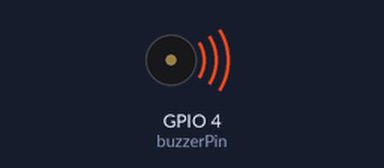
A sketch run on a simulated ESP32. On the bench: buzzer (waves = sounding). What the sketch prints to the serial monitor is not drawn.

Above: at 0.1 s.
At 84.2 s:
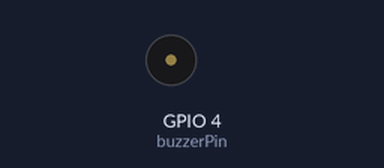
Timing chart, 0 to 85.7 s (numbered marks = the images above):
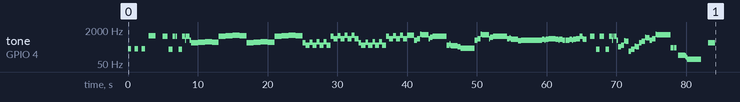

The sketch:

audio.ino
```cpp
#include <dummy.h>
#include <Arduino.h>

//音階一覧
#define NONE    0   //消音

#define DO2      66 //ド    (C2)
#define DO3     131 //      (C3)
#define DO4     262 //      (C4)	  262
#define DO5     523 //      (C5)	  523
#define DO6    1046 //      (C6)    1046
#define DO2_C    69 //ド#　 (C#2)
#define DO3_C   138 //      (C#3)
#define DO4_C   277 //      (C#4)	  277
#define DO5_C   554 //      (C#5)   554
#define DO6_C  1108 //      (C#6)   1108
#define DO4_F   494 //ドb   (Cb4)

#define RE2      74 //レ    (D2)
#define RE3     147 //      (D3)
#define RE4     294 //      (D4)	  294
#define RE5     588 //　    (D5)    588
#define RE6    1176 //      (D6)    1176
#define RE
#define RE4_C   311 //レ#   (D#4)	  311
#define RE5_C   622 //      (D#5)
#define RE6_C  1244 //      (D#6)
#define RE2_F    69 //レ♭  (Db2)
#define RE4_F   277 //      (Db4)   277
#define RE5_F   554 //      (Db5)

#define MI2      83 //ミ    (E2)
#define MI3     165 //      (E3)
#define MI4     330 //      (E4)	  330
#define MI5     660 //      (E5)    660
#define MI6    1320 //      (E6)    1320
#define MI4_C   349 //ミ#   (E#4)
#define MI5_C   698 //      (E#5)
#define MI6_C  1396 //      (E#6)
#define MI4_F   311 //ミ♭  (Eb4)   311
#define MI5_F   622 //      (Eb5)
#define MI6_F  1244 //      (Eb6)

#define FA2      88 //ファ　(F2)
#define FA3     175 //　　  (F3)
#define FA4     349 //      (F4)	  349
#define FA5     698 //      (F5)
#define FA6    1396 //      (F6)
#define FA2_C    93 //ファ# (F#2)
#define FA4_C   370 //      (F#4)	  370
#define FA5_C   740 //      (F#5)
#define FA6_C  1480 //      (F#6)

#define SO2      98 //ソ    (G2)
#define SO3     196 //      (G3)
#define SO4     392 //      (G4)	  392
#define SO5     784 //      (G5)    784
#define SO4_C   415 //ソ#   (G#4)	  415
#define SO4_F   370 //ソ♭  (Gb4)   370
#define SO5_F   740 //      (Gb5)

#define RA2     110 //ラ    (A2)
#define RA4     440 //      (A4)	  440（基準音）
#define RA5     880 //      (A5)
#define RA4_C   466 //ラ#   (A#4)	  466
#define RA5_C   932 //      (A#5)   932
#define RA4_F   415 //ラ♭  (Ab4)   415
#define RA5_F   830 //      (Ab5)

#define SI2     124 //シ    (B2)
#define SI3     247 //      (B3)
#define SI4     494 //      (B4)	  494
#define SI5     988 //      (B5)    988
#define SI3_F   233 //シb   (Bb3)
#define SI4_F   466 //      (Bb4)   466
#define SI5_F   932 //      (Bb5)

//グローバル変数宣言
#define CHANNEL    0        //チャンネル
#define CHANNEL_A  1        //チャンネルA
#define VOLUME     5        //ボリューム(確認時:1,会議室共有時:5,本番:15)

void setup() {

  //設定値定義
  int frequency  = 440;     //初期周波数
  int resolution = 8;       //解像度
  int buzzerPin  = 4;       //ピン番号(スピーカーへPWM出力)

  Serial.begin(9600);

  ledcSetup(CHANNEL,frequency,resolution);
  ledcAttachPin(buzzerPin,0);

  /*/Titanic/
  Serial.println("Titanic");
  outputAudioNextMessage();
  outputAudioTitanicTheme();
  outputAudioFinishMessage();
  delay(70000);
  //*/

  /*MissionImpossible/*
  Serial.println("MissionImpossible");
  outputAudioNextMessage();
  outputAudioMissionImpossibleTheme();
  outputAudioFinishMessage();
  delay(80000);
  //*/

  //JamesBond
  Serial.println("JamesBond");
  outputAudioNextMessage();
  outputAudioJamesBondTheme();
  outputAudioFinishMessage();
  delay(5000);
  //*/

}

void loop() {
  Serial.println("test");
  delay(1000);
}

//楽曲開始通知メッセージ関数
void outputAudioNextMessage(){

  outputAudioMessage(DO4,VOLUME,500,500);
  outputAudioMessage(DO4,VOLUME,500,500);
  outputAudioMessage(DO4,VOLUME,500,500);
  outputAudioMessage(DO6,VOLUME,1000,1000);

}

//楽曲終了通知メッセージ関数
void outputAudioFinishMessage(){

  outputAudioMessage(SI4,VOLUME,1000,1000);
}

//音声出力_消音出力関数
void outputAudioMessage(int note,int volume,int outDelay,int noneDelay){

  ledcWriteTone(CHANNEL,note);
  ledcWrite(CHANNEL,volume);
  delay(outDelay);
  ledcWriteTone(CHANNEL,NONE);
  ledcWrite(CHANNEL,NONE);
  delay(noneDelay);

}

//音声出力関数(JamesBondTheme)
void outputAudioJamesBondTheme(){

  //音符数
  int notesNumJames  = 200;

  //楽譜(25列区切り)
  //184
  int james[]        = {SI5  ,NONE ,SI5  ,NONE ,SI3  ,NONE ,SI3  ,SI5  ,NONE ,SI5  ,NONE ,SI3  ,NONE ,SI3  ,SI5  ,MI5  ,SI5  ,NONE ,SI5  ,MI5  ,SI4  ,DO5  ,DO5_C,DO5  ,SI5  ,
                        DO6  ,DO6_C,DO6  ,SI4  ,DO5  ,DO5_C,DO5  ,SI5  ,DO6  ,DO6_C,DO6  ,SI4  ,SO4  ,NONE ,SO4  ,DO5  ,SO4  ,NONE ,SO4  ,DO5_C,SO4  ,NONE ,SO4  ,DO5_C,SO4  ,
                        NONE ,SO4  ,SI5  ,SO5  ,NONE ,SO5  ,DO6  ,SO5  ,NONE ,SO5  ,DO6_C,SO5  ,NONE ,SO5  ,DO6_C,SO5  ,NONE ,SO5  ,SI4  ,SO4  ,NONE ,SO4  ,DO5  ,SO4  ,NONE ,
                        SO4  ,DO5_C,SO4  ,NONE ,SO4  ,DO5_C,SO4  ,NONE ,SO4  ,SI5  ,SO5  ,NONE ,SO5  ,DO6  ,SO5  ,NONE ,SO5  ,DO6_C,SO5  ,NONE ,SO5  ,DO6_C,MI5  ,SO5  ,MI6_F,
                        RE6  ,SO5  ,RA5_C,SI5  ,SO4  ,RA4  ,SO4  ,FA4_C,MI4  ,DO4_C,MI5  ,SO5  ,MI6_F,RE6  ,SO5  ,RA5_C,SI5  ,SO5  ,RA5  ,SO5  ,FA5_C,RE5_C,MI5  ,NONE ,MI5  ,
                        NONE ,MI5  ,NONE ,MI5  ,FA5_C,MI5  ,FA5_C,SO5  ,NONE ,SO5  ,NONE ,SO5  ,FA5_C,MI5  ,FA5_C,MI5  ,NONE ,MI5  ,NONE ,MI5  ,FA5_C,MI5  ,FA5_C,SO5  ,NONE ,
                        SO5  ,SI5  ,SO5  ,FA5_C,NONE ,SI5  ,NONE ,SI5  ,NONE ,SI3  ,NONE ,SI3  ,SI5  ,NONE ,SI5  ,NONE ,SI3  ,NONE ,SI3  ,SI5  ,MI5  ,SI5  ,NONE ,SI5  ,MI5  ,
                        MI4  ,SO4  ,MI5_F,RE5  ,SO3  ,SI3  ,FA4  ,MI4  ,SI4  ,RE5  ,SI5_F,RA5  ,MI5  ,SO5  ,MI6_F,RE6  ,RE4  ,NONE ,RE4  ,NONE ,DO3  ,SI2  ,RA2  ,SO2  ,MI2  ,};

  //音符長さ(25列区切り)
  int delaysJames[]  = {400  ,20   ,250  ,200  ,100  ,20   ,400  ,400  ,20   ,250  ,200  ,100  ,20   ,400  ,400  ,100  ,100  ,60   ,400  ,200  ,1000 ,1000 ,1000 ,1000 ,1000 ,
                        1000 ,1000 ,1000 ,1000 ,1000 ,1000 ,1000 ,1000 ,1000 ,1000 ,1000 ,420  ,60   ,20   ,500  ,420  ,60   ,20   ,500  ,420  ,60   ,20   ,500  ,420  ,60   ,
                        20   ,500  ,420  ,60   ,20   ,500  ,420  ,60   ,20   ,500  ,420  ,60   ,20   ,500  ,420  ,60   ,20   ,500  ,420  ,60   ,20   ,500  ,420  ,60   ,20   ,
                        500  ,420  ,60   ,20   ,500  ,420  ,60   ,20   ,500  ,420  ,60   ,20   ,500  ,420  ,60   ,20   ,500  ,420  ,60   ,20   ,500  ,1000 ,400  ,450  ,200  ,
                        1000 ,200  ,400  ,2000 ,400  ,100  ,100  ,1000 ,400  ,2000 ,400  ,450  ,200  ,1000 ,200  ,400  ,2000 ,400  ,100  ,100  ,1000 ,400  ,2000 ,20   ,400  ,
                        20   ,100  ,20   ,450  ,400  ,120  ,450  ,400  ,20   ,100  ,20   ,450  ,400  ,120  ,450  ,400  ,20   ,100  ,20   ,450  ,400  ,120  ,450  ,400  ,20   ,
                        100  ,400  ,100  ,500  ,450  ,400  ,20   ,250  ,200  ,100  ,20   ,400  ,400  ,20   ,250  ,200  ,100  ,20   ,400  ,400  ,100  ,100  ,60   ,400  ,200  ,
                        400  ,450  ,200  ,450  ,400  ,450  ,200  ,450  ,400  ,450  ,200  ,450  ,400  ,450  ,200  ,2000 ,400  ,60   ,400  ,200  ,1000 ,100  ,100  ,100  ,2000 ,};

  //楽譜再生
  for(int i=0;i<notesNumJames;i++){
    ledcWriteTone(CHANNEL,james[i]);       //周波数(音階)指定
    if(james[i] == 0){
      ledcWrite(CHANNEL,NONE);             //消音
    }
    else{
      ledcWrite(CHANNEL,VOLUME);           //ボリューム指定
    }
    delay(delaysJames[i]);                 //拍数指定
  }

  ledcWrite(CHANNEL,0);                    //音声停止
  delay(1000);

}

//音声出力関数(MissionImpossibleTheme)
void outputAudioMissionImpossibleTheme(){

  //音符数
  int notesNumMission = 86;

  //楽譜(25列区切り)
  int mission[]       = {MI4  ,NONE ,MI4  ,NONE ,SO4  ,RA4  ,MI4  ,NONE ,MI4  ,NONE ,RE4  ,RE4_C,MI4  ,NONE ,MI4  ,NONE ,SO4  ,RA4  ,MI4  ,NONE ,MI4  ,NONE ,RE4  ,RE4_C,MI4  ,
                         NONE ,MI4  ,NONE ,SO4  ,RA4  ,MI4  ,NONE ,MI4  ,NONE ,RE4  ,RE4_C,SI5  ,SO5  ,RE5  ,SI5  ,SO5  ,RE5_F,SI5  ,SO5  ,DO5  ,SI4  ,DO5  ,NONE ,SI4  ,SO4  ,
                         FA5_C,SI4  ,SO4  ,FA5  ,SI4  ,SO4  ,MI5  ,MI5_F,RE5  ,NONE ,MI6  ,DO6  ,SO5  ,MI6  ,DO6  ,SO5_F,MI6  ,DO6  ,FA5  ,MI5  ,FA5  ,NONE ,SO5  ,NONE ,SI5  ,
                         DO6  ,SO5  ,NONE ,SO5  ,NONE ,SI5  ,DO6  ,RA5  ,NONE ,FA5  ,SO5  ,};

  //音符長さ(25列区切り)
  int delaysMission[] = {400  ,100  ,400  ,100  ,400  ,400  ,400  ,100  ,400  ,100  ,400  ,400  ,400  ,100  ,400  ,100  ,400  ,400  ,400  ,100  ,400  ,100  ,400  ,400  ,400  ,
                         100  ,400  ,100  ,400  ,400  ,400  ,100  ,400  ,100  ,400  ,400  ,200  ,200  ,1500 ,200  ,200  ,1500 ,200  ,200  ,1500 ,200  ,200  ,1300 ,200  ,200  ,
                         1500 ,200  ,200  ,1500 ,200  ,200  ,1500 ,200  ,200  ,1300 ,200  ,200  ,1500 ,200  ,200  ,1500 ,200  ,200  ,1500 ,200  ,200  ,200  ,400  ,100  ,400  ,
                         400  ,400  ,100  ,400  ,100  ,400  ,400  ,500  ,800  ,200  ,2000 ,};

  //楽譜再生
  for(int i=0;i<notesNumMission;i++){
    ledcWriteTone(CHANNEL,mission[i]);       //周波数(音階)指定
    if(mission[i] == 0){
      ledcWrite(CHANNEL,NONE);               //消音
    }
    else{
      ledcWrite(CHANNEL,VOLUME);             //ボリューム指定
    }
    delay(delaysMission[i]);                 //拍数指定
  }

  ledcWrite(CHANNEL,0);                      //音声停止
  delay(1000);

}


//音声出力関数(TitanicTheme)
void outputAudioTitanicTheme(){

  //音符数
  int notesNumTitanic = 44;

  //楽譜(25列区切り)
  int titanic[]       = {DO6  ,RE6  ,MI6  ,FA6_C,RA5  ,SI5  ,MI5  ,MI6  ,RE6  ,DO6_C,SI5  ,DO6_C,RE6  ,DO6_C,SI5  ,RA5  ,SO5  ,RA5  ,SO5  ,FA5  ,MI5  ,RE5  ,RA5  ,SI5  ,MI5  ,
                         MI6  ,RE6  ,DO6_C,SI5  ,DO6_C,RE6  ,DO6_C,SI5  ,RA5  ,SO5  ,RA5  ,SO5  ,NONE ,SO5  ,RA5  ,SI5  ,DO6_C,SI5  ,RA5  ,};

  //音符長さ(25列区切り)
  int delaysTitanic[] = {2400 ,600  ,1200 ,1200 ,2400 ,1800 ,600  ,1200 ,600  ,600  ,1200 ,600  ,600  ,1200 ,600  ,600  ,600  ,1200 ,600  ,2400 ,1200 ,1200 ,2400 ,1800 ,600  ,
                         1200 ,600  ,600  ,1200 ,600  ,600  ,1200 ,600  ,600  ,600  ,1200 ,500  ,100  ,600  ,1200 ,600  ,1200 ,1200 ,2400 ,};

  //楽譜再生
  for(int i=0;i<notesNumTitanic;i++){
    ledcWriteTone(CHANNEL,titanic[i]);       //周波数(音階)指定
    if(titanic[i] == 0){
      ledcWrite(CHANNEL,NONE);               //消音
    }
    else{
      ledcWrite(CHANNEL,VOLUME);             //ボリューム指定
    }
    delay(delaysTitanic[i]);                 //拍数指定
  }

  ledcWrite(CHANNEL,NONE);                   //音声停止
  delay(1000);

}
```
